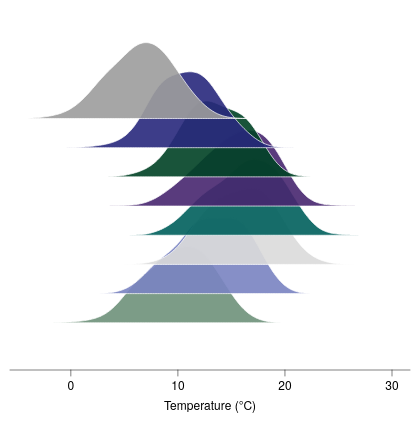

The specification (Vega-Lite) saved for this image:
### Vega-Lite specification from a JSON file in a GitHub repository (floating-point values rounded to 4 significant figures; data arrays with more than 128 entries replaced by an {"elided": "..."} marker saying what was removed)
{"background": null, "config": {"arc": {"fill": "#DBDBDB", "fillOpacity": 1.0, "innerRadius": 45.0, "padAngle": 0.03, "stroke": "black", "strokeOpacity": 1, "strokeWidth": 0.25}, "area": {"fill": "#DBDBDB", "fillOpacity": 1.0, "stroke": "black", "strokeOpacity": 1, "strokeWidth": 0.25}, "axis": {"domain": true, "domainCap": "round", "domainColor": "black", "domainWidth": 0.25, "grid": false, "gridCap": "round", "gridColor": "#F1F1F1", "gridDash": [0, 0], "gridOpacity": 1.0, "gridWidth": 0.25, "labelColor": "black", "labelFont": "Helvetica Neue, HelveticaNeue, Helvetica, Arial, sans-serif", "labelFontSize": 6, "labelFontStyle": "normal", "labelFontWeight": 400, "offset": 0, "ticks": true, "tickCap": "round", "tickColor": "black", "tickRound": false, "tickSize": 3.0, "tickWidth": 0.25, "titleColor": "black", "titleFont": "Helvetica Neue, HelveticaNeue, Helvetica, Arial, sans-serif", "titleFontSize": 6, "titleFontStyle": "normal", "titleFontWeight": 400}, "axisX": {"domain": true, "labelAlign": "center", "labelAngle": 0, "labels": true, "ticks": true, "translate": 0}, "axisY": {"domain": true, "labelAlign": "right", "labelAngle": 0, "labels": true, "ticks": true, "translate": 0}, "axisRight": {"domain": true, "labelAlign": "left", "labelAngle": 0, "labels": true, "ticks": true, "translate": 0}, "axisTop": {"domain": true, "labelAlign": "center", "labelAngle": 0, "labels": true, "ticks": true, "translate": 0}, "axisBand": {"tickOffset": 0}, "bar": {"fill": "#DBDBDB", "fillOpacity": 1.0, "stroke": "black", "strokeOpacity": 1, "strokeWidth": 0.25}, "boxplot": {"size": 16.2, "ticks": {"cornerRadius": 0.25, "fill": "black", "opacity": 1, "size": 8.1, "thickness": 0.25}, "box": {"fillOpacity": 1.0, "stroke": "black", "strokeOpacity": 1, "strokeWidth": 0.25}, "median": {"cornerRadius": 0, "fill": "black", "fillOpacity": 1.0, "opacity": 1, "size": 16.2, "thickness": 0.25}, "rule": {"fill": "black", "fillOpacity": 1.0, "size": 18.0, "stroke": "black", "strokeDash": [0, 0], "strokeOpacity": 1, "strokeWidth": 0.25}, "outliers": {"color": "black", "fill": "black", "fillOpacity": 1.0, "size": 0, "stroke": "black", "strokeOpacity": 1, "strokeWidth": 0.25}}, "circle": {"fill": "black", "fillOpacity": 1.0, "size": 2.25, "stroke": null, "strokeOpacity": 1, "strokeWidth": 0.25}, "errorband": {"band": {"fillOpacity": 0.6, "stroke": null, "strokeWidth": 0.25, "strokeOpacity": 1}, "borders": {"opacity": 0, "strokeOpacity": 1, "strokeWidth": 0.25}}, "errorbar": {"opacity": 1, "rule": {"strokeDash": [0, 0], "strokeWidth": 0.25}, "ticks": {"color": "black", "cornerRadius": 0.125, "opacity": 1, "size": 10.8, "thickness": 0.25}, "thickness": 0.25}, "font": "Helvetica Neue, HelveticaNeue, Helvetica, Arial, sans-serif", "geoshape": {"fill": "#DBDBDB", "fillOpacity": 1.0, "stroke": "black", "strokeOpacity": 1, "strokeWidth": 0.25}, "header": {"labelColor": "black", "labelFont": "Helvetica Neue, HelveticaNeue, Helvetica, Arial, sans-serif", "labelFontSize": 6, "labelFontStyle": "normal", "labelFontWeight": 400, "titleColor": "black", "titleFont": "Helvetica Neue, HelveticaNeue, Helvetica, Arial, sans-serif", "titleFontSize": 6, "titleFontStyle": "normal", "titleFontWeight": 400, "titlePadding": 0}, "legend": {"disable": false, "offset": 4.5, "titlePadding": 4, "labelOffset": 2, "gradientLabelOffset": 2, "columnPadding": 4, "rowPadding": 2, "gradientThickness": 5, "gradientOpacity": 1.0, "gradientStrokeColor": "black", "gradientStrokeWidth": 0.25, "labelColor": "black", "labelFont": "Helvetica Neue, HelveticaNeue, Helvetica, Arial, sans-serif", "labelFontSize": 6, "labelFontStyle": "normal", "labelFontWeight": 400, "strokeColor": "black", "strokeWidth": 0, "symbolSize": 36, "symbolStrokeColor": "black", "symbolStrokeWidth": 0.25, "titleColor": "black", "titleFont": "Helvetica Neue, HelveticaNeue, Helvetica, Arial, sans-serif", "titleFontSize": 6, "titleFontStyle": "normal", "titleFontWeight": 400}, "line": {"color": "black", "stroke": "black", "strokeCap": "butt", "strokeDash": [0, 0], "strokeOpacity": 1, "strokeWidth": 0.5}, "point": {"filled": true, "fill": "#DBDBDB", "fillOpacity": 1.0, "size": 9.0, "stroke": "black", "strokeOpacity": 1, "strokeWidth": 0.25}, "range": {"category": ["#9D9D9D", "#28287D", "#004225", "#47266F", "#00605D", "#DBDBDB", "#7983C1", "#6E927B", "#937FB4", "#699A97"], "diverging": {"scheme": ["#4F4265", "#6A5C82", "#85789D", "#A196B7", "#BDB5CE", "#D8D6DD", "#F6F6F6", "#CED8D7", "#9DBFBD", "#75A3A0", "#518683", "#326967", "#164D4B"]}, "heatmap": {"scheme": ["#440154", "#472270", "#433E82", "#38598C", "#2C728E", "#238A8D", "#24A086", "#39B578", "#5DC862", "#96D646", "#CAE02D", "#FDE724"]}, "ordinal": {"scheme": ["#F1F1F1", "#DBDBDB", "#C6C6C6", "#B2B2B2", "#9D9D9D", "#898989", "#767676", "#636363", "#515151", "#404040", "#2F2F2F", "#1F1F1F"]}, "ramp": {"scheme": ["#440154", "#472270", "#433E82", "#38598C", "#2C728E", "#238A8D", "#24A086", "#39B578", "#5DC862", "#96D646", "#CAE02D", "#FDE724"]}}, "rule": {"color": "black", "stroke": "black", "strokeCap": "round", "strokeDash": [2, 2], "strokeOpacity": 1, "strokeWidth": 0.25}, "scale": {"barBandPaddingInner": 0.1, "rectBandPaddingInner": 0, "tickBandPaddingInner": 0.1, "bandPaddingOuter": 0.1, "bandWithNestedOffsetPaddingInner": 0.2, "bandWithNestedOffsetPaddingOuter": 0.2, "offsetBandPaddingInner": 0, "offsetBandPaddingOuter": 0, "continuousPadding": 9.0, "round": false}, "rect": {"fill": "#DBDBDB", "fillOpacity": 1.0, "stroke": "black", "strokeOpacity": 1, "strokeWidth": 0.25}, "square": {"fill": "#DBDBDB", "fillOpacity": 1.0, "size": 18.0, "stroke": "black", "strokeOpacity": 1, "strokeWidth": 0.25}, "text": {"color": "black", "font": "Helvetica Neue, HelveticaNeue, Helvetica, Arial, sans-serif", "fontSize": 6, "fontStyle": "normal", "fontWeight": 400}, "tick": {"color": "black", "cornerRadius": 0.125, "opacity": 1.0, "size": 16.2, "thickness": 0.25}, "title": {"anchor": "middle", "frame": "group", "color": "black", "font": "Helvetica Neue, HelveticaNeue, Helvetica, Arial, sans-serif", "fontSize": 6, "fontStyle": "normal", "fontWeight": 400, "subtitleColor": "black", "subtitleFont": "Helvetica Neue, HelveticaNeue, Helvetica, Arial, sans-serif", "subtitleFontSize": 6, "subtitleFontStyle": "normal", "subtitleFontWeight": 400}, "trail": {"color": "black", "opacity": 1, "size": 0.5}, "view": {"continuousWidth": 200, "continuousHeight": 180, "discreteWidth": 200, "discreteHeight": 180, "fill": null, "stroke": null, "strokeWidth": 0.25}}, "layer": [{"data": {"name": "data-6db767bdc4b5f75d9195909c66819f1d"}, "mark": {"type": "area", "interpolate": "monotone", "opacity": 0.9, "stroke": "white", "strokeWidth": 0.4}, "encoding": {"color": {"field": "month", "legend": null, "sort": ["Jan", "Feb", "Mar", "Apr", "May", "Jun", "Jul", "Aug"], "type": "nominal"}, "x": {"field": "temp", "title": "Temperature (°C)", "type": "quantitative", "scale": {"nice": false}}, "y": {"axis": null, "field": "top", "scale": {"domain": [-8, 3.1], "nice": false}, "type": "quantitative"}, "y2": {"field": "base"}}}, {"data": {"name": "data-986f80a79813d33c28aef8929794bbb5"}, "mark": {"type": "area", "interpolate": "monotone", "opacity": 0.9, "stroke": "white", "strokeWidth": 0.4}, "encoding": {"color": {"field": "month", "legend": null, "sort": ["Jan", "Feb", "Mar", "Apr", "May", "Jun", "Jul", "Aug"], "type": "nominal"}, "x": {"field": "temp", "title": "Temperature (°C)", "type": "quantitative", "scale": {"nice": false}}, "y": {"axis": null, "field": "top", "scale": {"domain": [-8, 3.1], "nice": false}, "type": "quantitative"}, "y2": {"field": "base"}}}, {"data": {"name": "data-93db51145ac26849250869f25c7cb853"}, "mark": {"type": "area", "interpolate": "monotone", "opacity": 0.9, "stroke": "white", "strokeWidth": 0.4}, "encoding": {"color": {"field": "month", "legend": null, "sort": ["Jan", "Feb", "Mar", "Apr", "May", "Jun", "Jul", "Aug"], "type": "nominal"}, "x": {"field": "temp", "title": "Temperature (°C)", "type": "quantitative", "scale": {"nice": false}}, "y": {"axis": null, "field": "top", "scale": {"domain": [-8, 3.1], "nice": false}, "type": "quantitative"}, "y2": {"field": "base"}}}, {"data": {"name": "data-735969c7ef1a6bcc98c1cbd3e34db817"}, "mark": {"type": "area", "interpolate": "monotone", "opacity": 0.9, "stroke": "white", "strokeWidth": 0.4}, "encoding": {"color": {"field": "month", "legend": null, "sort": ["Jan", "Feb", "Mar", "Apr", "May", "Jun", "Jul", "Aug"], "type": "nominal"}, "x": {"field": "temp", "title": "Temperature (°C)", "type": "quantitative", "scale": {"nice": false}}, "y": {"axis": null, "field": "top", "scale": {"domain": [-8, 3.1], "nice": false}, "type": "quantitative"}, "y2": {"field": "base"}}}, {"data": {"name": "data-adf3bcc3fbc87d434eb250b2690d8df6"}, "mark": {"type": "area", "interpolate": "monotone", "opacity": 0.9, "stroke": "white", "strokeWidth": 0.4}, "encoding": {"color": {"field": "month", "legend": null, "sort": ["Jan", "Feb", "Mar", "Apr", "May", "Jun", "Jul", "Aug"], "type": "nominal"}, "x": {"field": "temp", "title": "Temperature (°C)", "type": "quantitative", "scale": {"nice": false}}, "y": {"axis": null, "field": "top", "scale": {"domain": [-8, 3.1], "nice": false}, "type": "quantitative"}, "y2": {"field": "base"}}}, {"data": {"name": "data-bea6027bf8f347bab5d626b907d9ac1d"}, "mark": {"type": "area", "interpolate": "monotone", "opacity": 0.9, "stroke": "white", "strokeWidth": 0.4}, "encoding": {"color": {"field": "month", "legend": null, "sort": ["Jan", "Feb", "Mar", "Apr", "May", "Jun", "Jul", "Aug"], "type": "nominal"}, "x": {"field": "temp", "title": "Temperature (°C)", "type": "quantitative", "scale": {"nice": false}}, "y": {"axis": null, "field": "top", "scale": {"domain": [-8, 3.1], "nice": false}, "type": "quantitative"}, "y2": {"field": "base"}}}, {"data": {"name": "data-dc484e28f11f3e69808405af43673b76"}, "mark": {"type": "area", "interpolate": "monotone", "opacity": 0.9, "stroke": "white", "strokeWidth": 0.4}, "encoding": {"color": {"field": "month", "legend": null, "sort": ["Jan", "Feb", "Mar", "Apr", "May", "Jun", "Jul", "Aug"], "type": "nominal"}, "x": {"field": "temp", "title": "Temperature (°C)", "type": "quantitative", "scale": {"nice": false}}, "y": {"axis": null, "field": "top", "scale": {"domain": [-8, 3.1], "nice": false}, "type": "quantitative"}, "y2": {"field": "base"}}}, {"data": {"name": "data-cdb39cfc30a03a8a446c2c8078aab3aa"}, "mark": {"type": "area", "interpolate": "monotone", "opacity": 0.9, "stroke": "white", "strokeWidth": 0.4}, "encoding": {"color": {"field": "month", "legend": null, "sort": ["Jan", "Feb", "Mar", "Apr", "May", "Jun", "Jul", "Aug"], "type": "nominal"}, "x": {"field": "temp", "title": "Temperature (°C)", "type": "quantitative", "scale": {"nice": false}}, "y": {"axis": null, "field": "top", "scale": {"domain": [-8, 3.1], "nice": false}, "type": "quantitative"}, "y2": {"field": "base"}}}], "$schema": "https://vega.github.io/schema/vega-lite/v6.4.1.json", "datasets": {"data-6db767bdc4b5f75d9195909c66819f1d": {"elided": "220 records"}, "data-986f80a79813d33c28aef8929794bbb5": {"elided": "220 records"}, "data-93db51145ac26849250869f25c7cb853": {"elided": "220 records"}, "data-735969c7ef1a6bcc98c1cbd3e34db817": {"elided": "220 records"}, "data-adf3bcc3fbc87d434eb250b2690d8df6": {"elided": "220 records"}, "data-bea6027bf8f347bab5d626b907d9ac1d": {"elided": "220 records"}, "data-dc484e28f11f3e69808405af43673b76": {"elided": "220 records"}, "data-cdb39cfc30a03a8a446c2c8078aab3aa": {"elided": "220 records"}}}
